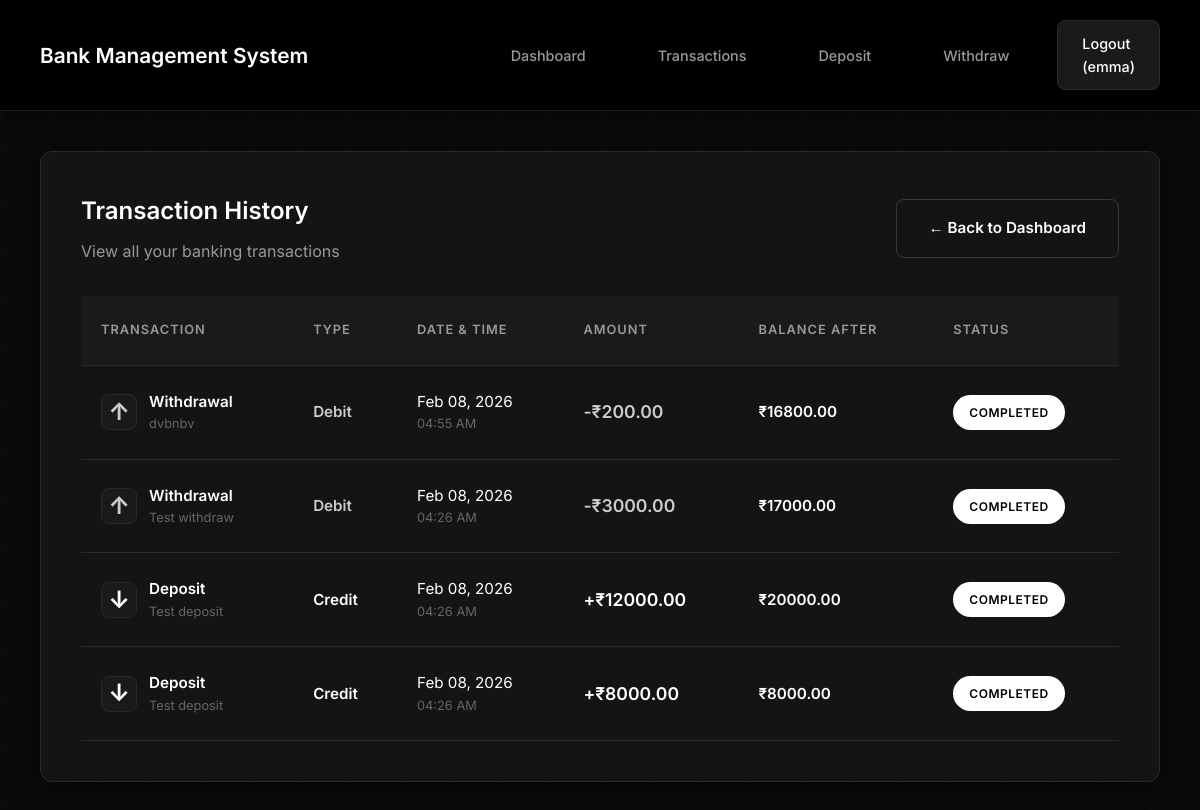
The app's page /bank/transactions/ (signed in) with its own data.
### apps/bank/models.py (models this page shows, shortened)
class Transaction(models.Model):
    DEPOSIT = 'DEPOSIT'
    WITHDRAW = 'WITHDRAW'
    TRANSACTION_TYPES = [
        (DEPOSIT, 'Deposit'),
        (WITHDRAW, 'Withdraw'),
    ]
    PENDING = 'PENDING'
    APPROVED = 'APPROVED'
    REJECTED = 'REJECTED'
    COMPLETED = 'COMPLETED'
    STATUS_CHOICES = [
        (PENDING, 'Pending'),
        (APPROVED, 'Approved'),
        (REJECTED, 'Rejected'),
        (COMPLETED, 'Completed'),
    ]
    account = models.ForeignKey(
        Account,
        on_delete=models.CASCADE,
        related_name='transactions'
    )
    transaction_type = models.CharField(
        max_length=10,
        choices=TRANSACTION_TYPES
    )
    amount = models.DecimalField(
        max_digits=12,
        decimal_places=2
    )
    balance_after = models.DecimalField(
        max_digits=12,
        decimal_places=2
    )
    status = models.CharField(
        max_length=10,
        choices=STATUS_CHOICES,
        default=COMPLETED
    )
    description = models.CharField(
        max_length=200,
        blank=True,
        null=True
    )
    timestamp = models.DateTimeField(auto_now_add=True)
    approved_by = models.ForeignKey(
        User,
        on_delete=models.SET_NULL,
        null=True,
        blank=True,
        related_name='approved_transactions'
    )
    approval_note = models.TextField(blank=True, null=True)
    class Meta:
        ordering = ['-timestamp']  # Newest transactions first
        verbose_name = 'Transaction'
        verbose_name_plural = 'Transactions'

### apps/bank/views.py (the view)
# urls.py: path('transactions/', views.transactions_view, name='transactions'),
@login_required
def transactions_view(request):
    account = request.user.account
    transactions = account.transactions.all()
    context = {
        'transactions': transactions,
        'account': account,
    }
    return render(request, 'bank/transactions.html', context)

### templates/bank/transactions.html (shortened to what this page needs)
{% extends 'base.html' %}
{% block content %}
<div class="card">
    <div style="display: flex; justify-content: space-between; align-items: center; margin-bottom: 1.5rem;">
        <div>
            <h2 style="margin: 0;">Transaction History</h2>
            <p style="color: #999999; margin-top: 0.5rem;">View all your banking transactions</p>
        </div>
        <a href="{% url 'bank:dashboard' %}" class="btn btn-secondary">
            ← Back to Dashboard
        </a>
    </div>
    {% if transactions %}
        <table>
            <thead>
                <tr>
                    <th>Transaction</th>
                    <th>Type</th>
                    <th>Date & Time</th>
                    <th>Amount</th>
                    <th>Balance After</th>
                    <th>Status</th>
                </tr>
            </thead>
            <tbody>
                {% for transaction in transactions %}
                <tr>
                    <td>
                        <div style="display: flex; align-items: center; gap: 0.75rem;">
                            <div class="transaction-icon {% if transaction.transaction_type == 'DEPOSIT' %}deposit{% else %}withdraw{% endif %}">
                                {% if transaction.transaction_type == 'DEPOSIT' %}
                                    ↓
                                {% else %}
                                    ↑
                                {% endif %}
                            </div>
                            <div>
                                <div style="font-weight: 600;">
                                    {% if transaction.transaction_type == 'DEPOSIT' %}
                                        Deposit
                                    {% else %}
                                        Withdrawal
                                    {% endif %}
                                </div>
                                <div style="font-size: 0.8rem; color: #666666;">
                                    {{ transaction.description|default:"Bank transaction" }}
                                </div>
                            </div>
                        </div>
                    </td>
                    <td>
                        {% if transaction.transaction_type == 'DEPOSIT' %}
                            <span style="color: #ffffff; font-weight: 600;">Credit</span>
                        {% else %}
                            <span style="color: #cccccc; font-weight: 600;">Debit</span>
                        {% endif %}
                    </td>
                    <td>
                        <div>{{ transaction.timestamp|date:"M d, Y" }}</div>
                        <div style="font-size: 0.8rem; color: #666666;">{{ transaction.timestamp|date:"h:i A" }}</div>
                    </td>
                    <td>
                        {% if transaction.transaction_type == 'DEPOSIT' %}
                            <span class="credit" style="font-size: 1.1rem;">+₹{{ transaction.amount }}</span>
                        {% else %}
                            <span class="debit" style="font-size: 1.1rem;">-₹{{ transaction.amount }}</span>
                        {% endif %}
                    </td>
                    <td style="font-weight: 600;">₹{{ transaction.balance_after }}</td>
                    <td>
                        <span class="status-badge status-completed">Completed</span>
                    </td>
                </tr>
                {% endfor %}
            </tbody>
        </table>
    {% endif %}
</div>
{% endblock %}

### templates/base.html (shortened to what this page needs)
{% load static %}
<!DOCTYPE html>
<html lang="en">
<head>
    <link rel="stylesheet" href="{% static 'css/style.css' %}?v=4.2">
</head>
<body>
    {% if user.is_authenticated %}
    <nav>
        <div class="nav-container">
            <div class="nav-header">
                <h1>Bank Management System</h1>
            </div>
            <ul class="nav-menu" id="navMenu">
                {% if user.manager_profile %}
                    <li><a href="{% url 'bank:manager_dashboard' %}">Manager Dashboard</a></li>
                    <li><a href="{% url 'bank:manager_users' %}">Users</a></li>
                    <li><a href="{% url 'bank:manager_accounts' %}">Accounts</a></li>
                    <li><a href="{% url 'bank:manager_transactions' %}">Transactions</a></li>
                    <li><a href="{% url 'bank:manager_pending_approvals' %}">Approvals</a></li>
                    <li><a href="{% url 'bank:manager_reports' %}">Reports</a></li>
                    <li><a href="{% url 'bank:manager_logout' %}" class="logout-btn">Logout ({{ user.username }})</a></li>
                {% else %}
                    <li><a href="{% url 'bank:dashboard' %}">Dashboard</a></li>
                    <li><a href="{% url 'bank:transactions' %}">Transactions</a></li>
                    <li><a href="{% url 'bank:deposit' %}">Deposit</a></li>
                    <li><a href="{% url 'bank:withdraw' %}">Withdraw</a></li>
                    <li><a href="{% url 'users:logout' %}" class="logout-btn">Logout ({{ user.username }})</a></li>
                {% endif %}
            </ul>
        </div>
    </nav>
    {% endif %}
    {% if user.is_authenticated %}
    <div class="container">
    {% endif %}
        {% block content %}
        {% endblock %}
    {% if user.is_authenticated %}
    </div>
    {% endif %}
</body>
</html>

### static/css/style.css (style rules this page uses)
*, *::before, *::after { margin: 0; padding: 0; box-sizing: border-box; }
html, body { width: 100%; overflow-x: hidden; }
body { font-family: 'Inter', 'Segoe UI', Tahoma, Geneva, Verdana, sans-serif; background: #0a0a0a; color: #ffffff; line-height: 1.6; min-height: 100vh; position: relative; }
body::before { content: ''; position: fixed; top: 0; right: 0; width: 100%; height: 100%; background: linear-gradient(90deg, rgba(255, 255, 255, 0.02) 1px, transparent 1px), linear-gradient(rgba(255, 255, 255, 0.02) 1px, transparent 1px); background-size: 50px 50px; pointer-events: none; z-index: 0; }
nav { background: #000000; color: white; padding: 1.25rem 2.5rem; box-shadow: 0 2px 10px rgba(0, 0, 0, 0.5); border-bottom: 1px solid #1a1a1a; position: relative; z-index: 100; }
nav .nav-container { display: flex; justify-content: space-between; align-items: center; max-width: 1400px; margin: 0 auto; }
nav .nav-header { display: flex; justify-content: space-between; align-items: center; width: 100%; }
nav h1 { font-size: 1.3rem; font-weight: 600; color: #ffffff; display: flex; align-items: center; gap: 0.5rem; }
nav .nav-menu { list-style: none; display: flex; gap: 1.5rem; align-items: center; }
nav a { color: #999999; text-decoration: none; transition: all 0.3s ease; font-weight: 500; font-size: 0.9rem; padding: 0.7rem 1.5rem; border-radius: 8px; display: inline-block; }
nav .logout-btn { background: #1a1a1a; color: #ffffff; border: 1px solid #2a2a2a; }
.container { max-width: 1400px; margin: 2.5rem auto; padding: 0 2.5rem; position: relative; z-index: 1; }
.card { background: #141414; border: 1px solid #2a2a2a; border-radius: 12px; padding: 2.5rem; margin-bottom: 2rem; box-shadow: 0 4px 20px rgba(0, 0, 0, 0.5); transition: transform 0.3s ease, box-shadow 0.3s ease; }
.card h2 { color: #ffffff; margin-bottom: 1.5rem; font-weight: 600; font-size: 1.5rem; }
.card p { color: #999999; }
.btn { display: inline-flex; align-items: center; justify-content: center; gap: 0.5rem; padding: 1rem 2rem; background: #ffffff; color: #000000; border: none; border-radius: 8px; cursor: pointer; font-size: 0.95rem; font-weight: 600; text-decoration: none; transition: all 0.3s ease; box-shadow: 0 2px 10px rgba(255, 255, 255, 0.1); }
.btn-secondary { background: transparent; border: 1px solid #3a3a3a; color: #ffffff; box-shadow: none; pointer-events: auto; position: relative; z-index: 1; }
table { width: 100%; border-collapse: collapse; margin-top: 2rem; }
table th, table td { padding: 1.5rem 1.25rem; text-align: left; border-bottom: 1px solid #2a2a2a; }
table th { background: #1a1a1a; color: #999999; font-weight: 600; font-size: 0.8rem; text-transform: uppercase; letter-spacing: 1px; }
table td { color: #ffffff; font-size: 0.95rem; }
table tr { transition: background 0.2s ease; }
.credit { color: #ffffff; font-weight: 600; }
.debit { color: #cccccc; font-weight: 600; }
.status-badge { display: inline-block; padding: 0.5rem 1rem; border-radius: 20px; font-size: 0.75rem; font-weight: 600; text-transform: uppercase; letter-spacing: 0.5px; }
.status-completed { background: #ffffff; color: #000000; }
.transaction-icon { display: inline-flex; align-items: center; justify-content: center; width: 36px; height: 36px; border-radius: 8px; font-size: 1.5rem; font-weight: bold; background: #1a1a1a; }
.transaction-icon.deposit { background: #1a1a1a; border: 1px solid #2a2a2a; color: #ffffff; }
.transaction-icon.withdraw { background: #1a1a1a; border: 1px solid #2a2a2a; color: #cccccc; }

### records on screen
Transaction: transaction_type "Withdrawal"
Transaction: transaction_type "Withdrawal"
Transaction: transaction_type "Deposit"
Transaction: transaction_type "Deposit"

### other values on screen
{{ user.username }} "emma"
